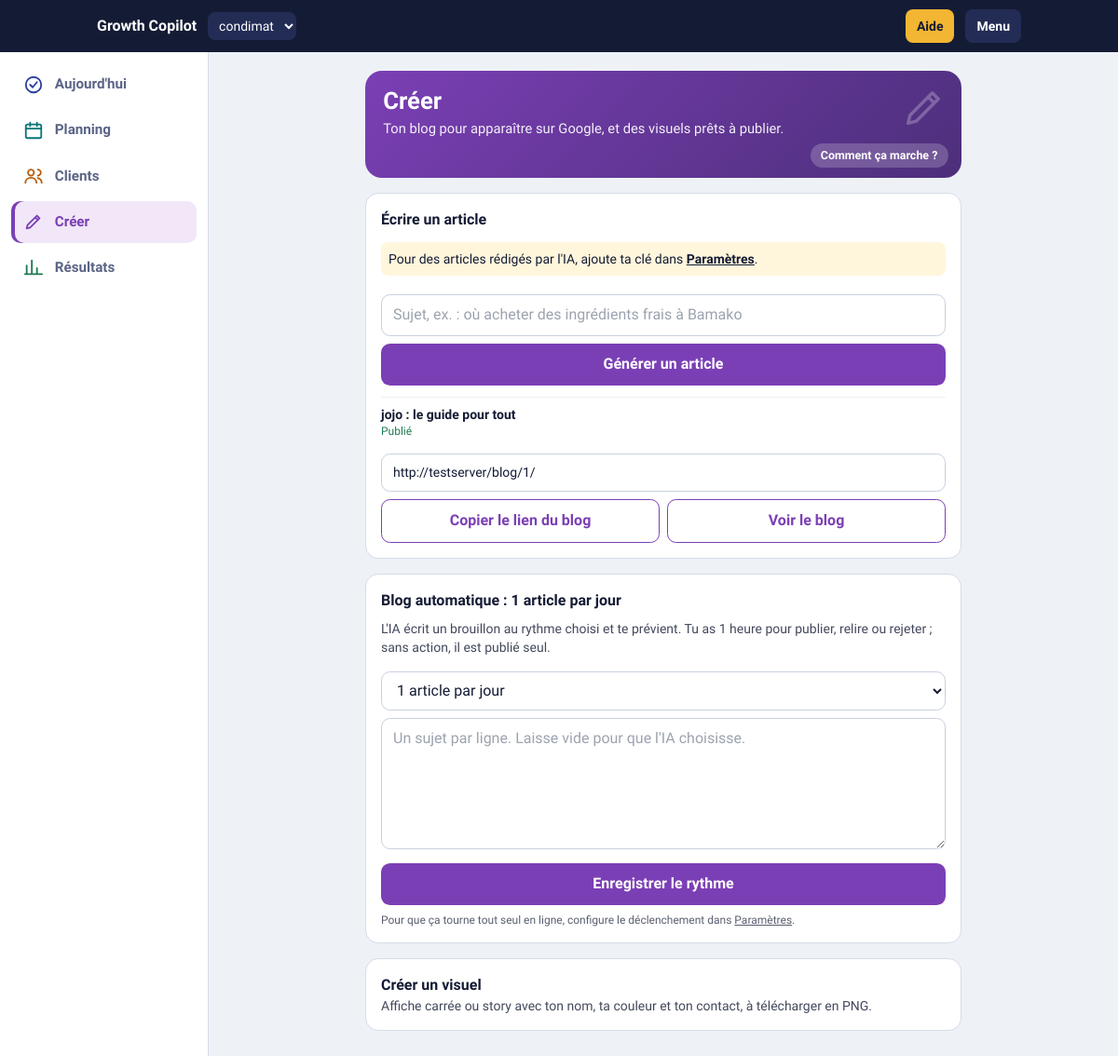
The page /projet/1/creer/ on the database its author committed.
### core/models.py (models this page shows, shortened)
class Article(models.Model):
    project = models.ForeignKey(Project, on_delete=models.CASCADE)
    title = models.CharField("Titre", max_length=150)
    slug = models.SlugField(max_length=90, blank=True)
    keywords = models.CharField("Mots-clés (séparés par des virgules)", max_length=200, blank=True)
    body = models.TextField("Texte (une ligne vide entre les paragraphes)")
    published = models.BooleanField("Publié sur le blog", default=False)
    topic = models.CharField(max_length=150, blank=True)
    publish_at = models.DateTimeField(null=True, blank=True)
    created = models.DateTimeField(auto_now_add=True)
    class Meta:
        ordering = ["-created"]

class Project(models.Model):
    name = models.CharField("Nom du projet", max_length=80)
    description = models.TextField("Ce que fait le produit")
    audience = models.CharField("Cible", max_length=200)
    offer = models.CharField("Offre / promesse", max_length=200, blank=True)
    tone = models.CharField("Ton", max_length=80, default="chaleureux et direct")
    url = models.URLField("Lien de destination (site, WhatsApp, Telegram…)")
    channels = models.CharField("Canaux (séparés par des virgules)", max_length=120,
                                default="whatsapp,facebook,tiktok,telegram")
    monthly_cost = models.PositiveIntegerField("Coût mensuel de ta communication en FCFA (publicité, data, temps payé)", default=0)
    blog_per_week = models.PositiveSmallIntegerField("Rythme du blog automatique", default=0,
        choices=[(0, "Désactivé"), (1, "1 article par semaine"), (2, "2 par semaine"), (3, "3 par semaine"), (5, "5 par semaine"), (7, "1 article par jour")])
    blog_topics = models.TextField("Sujets à traiter (un par ligne)", blank=True)
    color = models.CharField("Couleur de marque", max_length=7, default="#2b3fa0")
    whatsapp = models.CharField("Numéro WhatsApp (avec indicatif, ex. 22370000000)", max_length=20, blank=True)
    token = models.CharField(max_length=32, default=new_token, editable=False)

### core/views_growth.py (the view)
# urls.py: path("projet/<int:pk>/creer/", g.create, name="create"),
def create(request, pk):
    p = get_object_or_404(Project, pk=pk)
    b = _base(request)
    return render(request, "create.html", _ctx(p, "create", articles=p.article_set.all(), blog_form=BlogForm(instance=p),
        pending=p.article_set.filter(published=False, publish_at__isnull=False).order_by("publish_at"),
        has_ai=bool(conf("ANTHROPIC_API_KEY")), blog=b + reverse("blog_index", args=[pk])))

### core/forms.py
class BlogForm(forms.ModelForm):
    class Meta:
        model = Project
        fields = ["blog_per_week", "blog_topics"]
        widgets = {"blog_topics": forms.Textarea(attrs={"rows": 5, "placeholder": "Un sujet par ligne. Laisse vide pour que l'IA choisisse."})}
    def __init__(self, *a, **k):
        super().__init__(*a, **k)
        _style(self)

### core/conf.py (called while the page is built)
def conf(name, default=""):
    from .models import Setting
    try:
        s = Setting.objects.filter(key=name).first()
    except Exception:
        s = None
    return s.value if s and s.value else os.environ.get(name, default)

### core/forms.py (called while the page is built)
def _style(form):
    for f in form.fields.values():
        f.widget.attrs["class"] = FIELD

### core/views.py (called while the page is built)
def _ctx(p, tab, **kw):
    t = timezone.localdate()
    return {"p": p, "tab": tab, "today": t, "projects": Project.objects.all(),
            "due_count": p.post_set.filter(status="planned", scheduled_for__lte=t).count(),
            "pending_count": p.article_set.filter(published=False, publish_at__isnull=False).count(), **kw}

### core/views_growth.py (called while the page is built)
def _base(request):
    return conf("BASE_URL", "").rstrip("/") or request.build_absolute_uri("/").rstrip("/")

### core/templates/create.html (shortened to what this page needs)
{% extends "base.html" %}{% block content %}
<div class="hero">{% include "_hero.html" %}<h1>Créer</h1><p>Ton blog pour apparaître sur Google, et des visuels prêts à publier.</p></div>
<section class="card space-y-3"><h2 class="font-bold">Écrire un article</h2>
{% if not has_ai %}<p class="text-sm bg-[#fff6dc] rounded-lg p-2">Pour des articles rédigés par l'IA, ajoute ta clé dans <a class="underline font-semibold" href="{% url 'app_settings' %}">Paramètres</a>.</p>{% endif %}
<form method="post" action="{% url 'article_gen' p.pk %}" class="space-y-2">{% csrf_token %}<input name="topic" class="field" placeholder="Sujet, ex. : où acheter des ingrédients frais à Bamako"><button class="btn w-full">Générer un article</button></form>
{% for a in articles %}<a href="{% url 'article_edit' a.pk %}" class="block text-sm border-t border-[#eef1f6] pt-2"><b>{{ a.title }}</b>
<span class="block text-xs {% if a.published %}text-[#1f7a52]{% else %}opacity-60{% endif %}">{% if a.published %}Publié{% else %}Brouillon, à relire puis publier{% endif %}</span></a>{% endfor %}
<div class="grid grid-cols-2 gap-2 pt-1"><input id="l2" readonly class="field text-sm col-span-2" value="{{ blog }}"><button type="button" class="btn2" onclick="copyFrom('l2')">Copier le lien du blog</button><a class="btn2" target="_blank" href="{{ blog }}">Voir le blog</a></div></section>
<section class="card space-y-2"><h2 class="font-bold">Blog automatique : {{ p.get_blog_per_week_display }}</h2>
<p class="text-sm opacity-80">L'IA écrit un brouillon au rythme choisi et te prévient. Tu as 1 heure pour publier, relire ou rejeter ; sans action, il est publié seul.</p>
<form method="post" action="{% url 'blog_auto_settings' p.pk %}" class="space-y-2">{% csrf_token %}{{ blog_form.blog_per_week }}{{ blog_form.blog_topics }}<button class="btn w-full">Enregistrer le rythme</button></form>
<p class="text-xs opacity-70">Pour que ça tourne tout seul en ligne, configure le déclenchement dans <a class="underline" href="{% url 'app_settings' %}">Paramètres</a>.</p></section>
<a href="{% url 'visual' p.pk %}" class="card block"><b>Créer un visuel</b><p class="text-sm opacity-80">Affiche carrée ou story avec ton nom, ta couleur et ton contact, à télécharger en PNG.</p></a>
{% endblock %}

### core/templates/base.html (style rules this page uses)
body { font-family:'Bricolage Grotesque',system-ui,sans-serif;background:#eef1f6;color:#141b34;padding-bottom:calc(5.5rem + env(safe-area-inset-bottom)) }
.card { background:#fff;border:1px solid #d5dbe8;border-radius:14px;padding:1rem }
.field { width:100%;border:1px solid #c9d0e0;background:#fff;border-radius:.6rem;padding:.6rem .75rem }
.btn,.btn2,.btn3,.btn-ok { display:inline-block;text-align:center;border-radius:.6rem;font-weight:600;padding:.65rem .9rem;cursor:pointer;min-height:2.75rem }
.btn { background:var(--ac);color:#fff }
.btn2 { border:1px solid var(--ac);color:var(--ac);background:#fff }
body { --ac:#2b3fa0;--acs:#e8ebf8 }
body[data-tab=create] { --ac:#7b3fb5;--acs:#f1e7f8 }
.hero { position:relative;background:var(--ac);background-image:linear-gradient(135deg,var(--ac),color-mix(in srgb,var(--ac) 55%,#141b34));color:#fff;border-radius:18px;padding:1.1rem 1.2rem 2.6rem;overflow:hidden }
.hero h1 { font-size:1.6rem;font-weight:800;line-height:1.15;padding-right:3.5rem }
.hero p { opacity:.92;font-size:.92rem;margin-top:.25rem }
@media (min-width:768px) { body { padding-bottom:2rem } }

### rows shown on the page
Article: title "jojo : le guide pour tout", published "Publié"
Project: blog_per_week "1 article par jour"

### other values the page prints
form field value "condimat"
